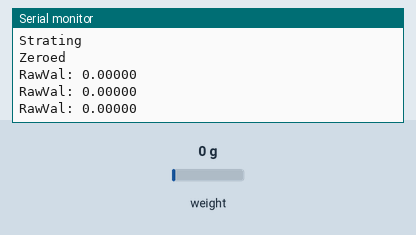
The sketch below on a simulated Arduino Uno, built with avr-gcc and run on an emulated ATmega328P. Parts: the last lines printed to the serial monitor. The test bench sets the inputs (shaded band); at power-on: weight on the scale 0 g.

Above: at 2.6 s.
2.7 s: weight on the scale set to 100 g
At 3.21 s:
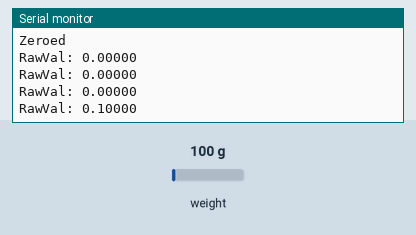
4.2 s: weight on the scale set to 1250 g
At 4.21 s:
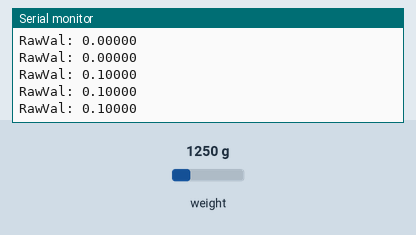
Timing chart, 0 to 7.2 s (numbered marks = the images above; inputs shaded):
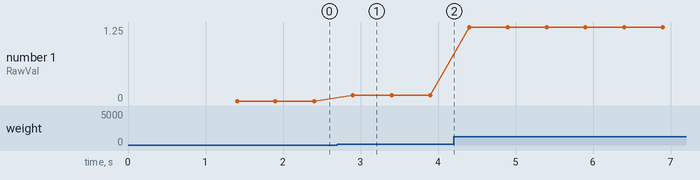

The sketch:

LoadCellTest.ino
```cpp
#include <HX711_ADC.h>

//LOAD CELL
#define SETTLE_TIME 1000
#define UPDATE_TIME 500
#define CAL_FACTOR -15312.0
#define loadClk 18
#define loadDat 19


//load cell
HX711_ADC LoadCell(loadDat, loadClk);

void setup()
{
  Serial.begin(9600);
  Serial.flush();
  Serial.write("Strating\n");
  LoadCell.begin();
  LoadCell.start(SETTLE_TIME);
  LoadCell.setCalFactor(CAL_FACTOR);
  Serial.write("Zeroed\n");
}

void loop(){
  static unsigned long updateTime = 0;
  float val;

  //called offten
  LoadCell.update();
  if (millis() >= updateTime) {
    val = LoadCell.getData();
    Serial.print("RawVal: ");
    Serial.print(val, 5);
    Serial.print("\n");
    updateTime = millis()+UPDATE_TIME;
  }
}
```

Measured:
- after the input at 2.7 s, the serial monitor: prints a new line after 0.20 s (image 1)
- plotted number 1: 0 → 0.1 after the input at 2.7 s, 0.1 → 1.25 after the input at 4.2 s
